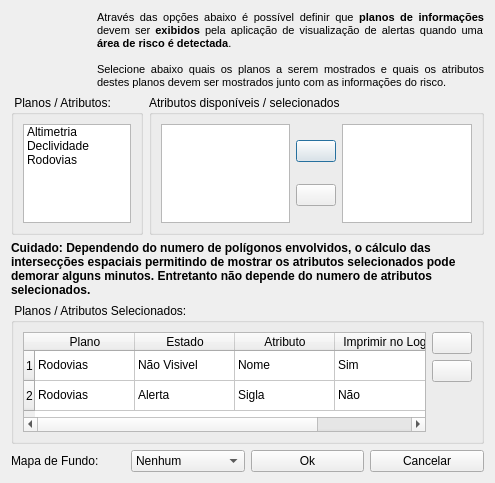
<?xml version="1.0" encoding="UTF-8"?>
<ui version="4.0">
 <class>CrossDialogForm</class>
 <widget class="QDialog" name="CrossDialogForm">
  <property name="geometry">
   <rect>
    <x>0</x>
    <y>0</y>
    <width>495</width>
    <height>483</height>
   </rect>
  </property>
  <property name="windowTitle">
   <string>Associação de planos</string>
  </property>
  <layout class="QVBoxLayout">
   <item>
    <layout class="QHBoxLayout">
     <item>
      <widget class="QLabel" name="label">
       <property name="maximumSize">
        <size>
         <width>80</width>
         <height>80</height>
        </size>
       </property>
       <property name="text">
        <string/>
       </property>
       <property name="pixmap">
        <pixmap resource="icons.qrc">:/data/icons/analicruzada.png</pixmap>
       </property>
       <property name="scaledContents">
        <bool>true</bool>
       </property>
      </widget>
     </item>
     <item>
      <widget class="QLabel" name="label_2">
       <property name="text">
        <string>&lt;html&gt;&lt;head&gt;&lt;meta name=&quot;qrichtext&quot; content=&quot;1&quot; /&gt;&lt;style type=&quot;text/css&quot;&gt;
p, li { white-space: pre-wrap; }
&lt;/style&gt;&lt;/head&gt;&lt;body style=&quot; font-family:'MS Shell Dlg 2'; font-size:8.25pt; font-weight:400; font-style:normal;&quot;&gt;
&lt;p style=&quot; margin-top:0px; margin-bottom:0px; margin-left:0px; margin-right:0px; -qt-block-indent:0; text-indent:0px; font-size:8pt;&quot;&gt;Através das opções abaixo é possível definir que &lt;span style=&quot; font-weight:600;&quot;&gt;planos de informações&lt;/span&gt; devem ser &lt;span style=&quot; font-weight:600;&quot;&gt;exibidos&lt;/span&gt; pela aplicação de visualização de alertas quando uma &lt;span style=&quot; font-weight:600;&quot;&gt;área de risco é detectada&lt;/span&gt;.  &lt;/p&gt;
&lt;p style=&quot;-qt-paragraph-type:empty; margin-top:0px; margin-bottom:0px; margin-left:0px; margin-right:0px; -qt-block-indent:0; text-indent:0px; font-size:8pt;&quot;&gt;&lt;/p&gt;
&lt;p style=&quot; margin-top:0px; margin-bottom:0px; margin-left:0px; margin-right:0px; -qt-block-indent:0; text-indent:0px; font-size:8pt;&quot;&gt;Selecione abaixo quais os planos a serem mostrados e quais os atributos destes planos devem ser mostrados junto com as informações do risco.&lt;/p&gt;&lt;/body&gt;&lt;/html&gt;</string>
       </property>
       <property name="alignment">
        <set>Qt::AlignJustify|Qt::AlignVCenter</set>
       </property>
       <property name="wordWrap">
        <bool>true</bool>
       </property>
      </widget>
     </item>
    </layout>
   </item>
   <item>
    <layout class="QHBoxLayout" name="horizontalLayout_2" stretch="0,0">
     <item>
      <widget class="QGroupBox" name="grpBoxAttribAvaible">
       <property name="title">
        <string> Planos / Atributos: </string>
       </property>
       <layout class="QHBoxLayout" name="horizontalLayout">
        <item>
         <widget class="QListWidget" name="lwAdditionalMaps">
          <item>
           <property name="text">
            <string>Altimetria</string>
           </property>
           <property name="icon">
            <iconset resource="icons.qrc">
             <normaloff>:/data/icons/aditional_grid.png</normaloff>:/data/icons/aditional_grid.png</iconset>
           </property>
          </item>
          <item>
           <property name="text">
            <string>Declividade</string>
           </property>
           <property name="icon">
            <iconset resource="icons.qrc">
             <normaloff>:/data/icons/aditional_grid.png</normaloff>:/data/icons/aditional_grid.png</iconset>
           </property>
          </item>
          <item>
           <property name="text">
            <string>Rodovias</string>
           </property>
           <property name="icon">
            <iconset resource="icons.qrc">
             <normaloff>:/data/icons/aditional_layer.png</normaloff>:/data/icons/aditional_layer.png</iconset>
           </property>
          </item>
         </widget>
        </item>
       </layout>
      </widget>
     </item>
     <item>
      <widget class="QGroupBox" name="groupBox">
       <property name="title">
        <string>Atributos disponíveis / selecionados</string>
       </property>
       <layout class="QHBoxLayout" name="horizontalLayout_3">
        <item>
         <widget class="QListWidget" name="lwAdditionalMapsAttributes"/>
        </item>
        <item>
         <layout class="QVBoxLayout" name="verticalLayout">
          <item>
           <widget class="QPushButton" name="selectBtn">
            <property name="text">
             <string/>
            </property>
            <property name="icon">
             <iconset resource="icons.qrc">
              <normaloff>:/global/icons/forward.png</normaloff>:/global/icons/forward.png</iconset>
            </property>
           </widget>
          </item>
          <item>
           <widget class="QPushButton" name="deselectBtn">
            <property name="text">
             <string/>
            </property>
            <property name="icon">
             <iconset resource="icons.qrc">
              <normaloff>:/global/icons/back.png</normaloff>:/global/icons/back.png</iconset>
            </property>
           </widget>
          </item>
         </layout>
        </item>
        <item>
         <widget class="QListWidget" name="lwAdditionalMapsAttributesSelected"/>
        </item>
       </layout>
      </widget>
     </item>
    </layout>
   </item>
   <item>
    <widget class="QLabel" name="warningLbl">
     <property name="font">
      <font>
       <weight>75</weight>
       <bold>true</bold>
      </font>
     </property>
     <property name="text">
      <string>Cuidado: Dependendo do numero de polígonos envolvidos, o cálculo das intersecções espaciais permitindo de mostrar os atributos selecionados pode demorar alguns minutos. Entretanto não depende do numero de atributos selecionados.</string>
     </property>
     <property name="wordWrap">
      <bool>true</bool>
     </property>
    </widget>
   </item>
   <item>
    <widget class="QGroupBox" name="groupBox_2">
     <property name="title">
      <string> Planos / Atributos Selecionados: </string>
     </property>
     <layout class="QGridLayout">
      <item row="0" column="0" rowspan="3">
       <widget class="QTableWidget" name="tblwCrossList">
        <property name="editTriggers">
         <set>QAbstractItemView::DoubleClicked</set>
        </property>
        <property name="tabKeyNavigation">
         <bool>true</bool>
        </property>
        <property name="selectionMode">
         <enum>QAbstractItemView::SingleSelection</enum>
        </property>
        <property name="selectionBehavior">
         <enum>QAbstractItemView::SelectRows</enum>
        </property>
        <property name="cornerButtonEnabled">
         <bool>true</bool>
        </property>
        <row/>
        <row/>
        <column>
         <property name="text">
          <string>Plano</string>
         </property>
        </column>
        <column>
         <property name="text">
          <string>Estado</string>
         </property>
        </column>
        <column>
         <property name="text">
          <string>Atributo</string>
         </property>
        </column>
        <column>
         <property name="text">
          <string>Imprimir no Log</string>
         </property>
        </column>
        <item row="0" column="0">
         <property name="text">
          <string>Rodovias</string>
         </property>
        </item>
        <item row="0" column="1">
         <property name="text">
          <string>Não Visivel</string>
         </property>
        </item>
        <item row="0" column="2">
         <property name="text">
          <string>Nome</string>
         </property>
        </item>
        <item row="0" column="3">
         <property name="text">
          <string>Sim</string>
         </property>
        </item>
        <item row="1" column="0">
         <property name="text">
          <string>Rodovias</string>
         </property>
        </item>
        <item row="1" column="1">
         <property name="text">
          <string>Alerta</string>
         </property>
        </item>
        <item row="1" column="2">
         <property name="text">
          <string>Sigla</string>
         </property>
        </item>
        <item row="1" column="3">
         <property name="text">
          <string>Não</string>
         </property>
        </item>
       </widget>
      </item>
      <item row="0" column="1">
       <widget class="QPushButton" name="crossAddBtn">
        <property name="toolTip">
         <string>&lt;html&gt;&lt;head&gt;&lt;meta name=&quot;qrichtext&quot; content=&quot;1&quot; /&gt;&lt;style type=&quot;text/css&quot;&gt;
p, li { white-space: pre-wrap; }
&lt;/style&gt;&lt;/head&gt;&lt;body style=&quot; font-family:'MS Shell Dlg 2'; font-size:8.25pt; font-weight:400; font-style:normal;&quot;&gt;
&lt;p style=&quot; margin-top:0px; margin-bottom:0px; margin-left:0px; margin-right:0px; -qt-block-indent:0; text-indent:0px; font-size:8pt;&quot;&gt;Adicionar plano e atributo selecionados acima&lt;/p&gt;&lt;/body&gt;&lt;/html&gt;</string>
        </property>
        <property name="text">
         <string/>
        </property>
        <property name="icon">
         <iconset resource="../../admin/ui/icons.qrc">
          <normaloff>:/global/icons/add.png</normaloff>:/global/icons/add.png</iconset>
        </property>
       </widget>
      </item>
      <item row="1" column="1">
       <widget class="QPushButton" name="crossDelBtn">
        <property name="toolTip">
         <string>&lt;html&gt;&lt;head&gt;&lt;meta name=&quot;qrichtext&quot; content=&quot;1&quot; /&gt;&lt;style type=&quot;text/css&quot;&gt;
p, li { white-space: pre-wrap; }
&lt;/style&gt;&lt;/head&gt;&lt;body style=&quot; font-family:'MS Shell Dlg 2'; font-size:8.25pt; font-weight:400; font-style:normal;&quot;&gt;
&lt;p style=&quot; margin-top:0px; margin-bottom:0px; margin-left:0px; margin-right:0px; -qt-block-indent:0; text-indent:0px; font-size:8pt;&quot;&gt;Remover plano e atributo selecionados&lt;/p&gt;&lt;/body&gt;&lt;/html&gt;</string>
        </property>
        <property name="text">
         <string/>
        </property>
        <property name="icon">
         <iconset resource="../../admin/ui/icons.qrc">
          <normaloff>:/global/icons/remove.png</normaloff>:/global/icons/remove.png</iconset>
        </property>
       </widget>
      </item>
      <item row="2" column="1">
       <spacer>
        <property name="orientation">
         <enum>Qt::Vertical</enum>
        </property>
        <property name="sizeHint" stdset="0">
         <size>
          <width>31</width>
          <height>31</height>
         </size>
        </property>
       </spacer>
      </item>
     </layout>
    </widget>
   </item>
   <item>
    <layout class="QHBoxLayout">
     <item>
      <widget class="QLabel" name="label_3">
       <property name="text">
        <string>Mapa de Fundo:</string>
       </property>
      </widget>
     </item>
     <item>
      <widget class="QComboBox" name="crossBackgroundCmbBox">
       <item>
        <property name="text">
         <string>Nenhum</string>
        </property>
       </item>
      </widget>
     </item>
     <item>
      <widget class="QPushButton" name="okBtn">
       <property name="toolTip">
        <string>&lt;html&gt;&lt;head&gt;&lt;meta name=&quot;qrichtext&quot; content=&quot;1&quot; /&gt;&lt;style type=&quot;text/css&quot;&gt;
p, li { white-space: pre-wrap; }
&lt;/style&gt;&lt;/head&gt;&lt;body style=&quot; font-family:'MS Shell Dlg 2'; font-size:8.25pt; font-weight:400; font-style:normal;&quot;&gt;
&lt;p style=&quot; margin-top:0px; margin-bottom:0px; margin-left:0px; margin-right:0px; -qt-block-indent:0; text-indent:0px;&quot;&gt;Salvar alterações&lt;/p&gt;&lt;/body&gt;&lt;/html&gt;</string>
       </property>
       <property name="text">
        <string>Ok</string>
       </property>
       <property name="icon">
        <iconset resource="../../admin/ui/icons.qrc">
         <normaloff>:/global/icons/ok.png</normaloff>:/global/icons/ok.png</iconset>
       </property>
      </widget>
     </item>
     <item>
      <widget class="QPushButton" name="cancelBtn">
       <property name="toolTip">
        <string>&lt;html&gt;&lt;head&gt;&lt;meta name=&quot;qrichtext&quot; content=&quot;1&quot; /&gt;&lt;style type=&quot;text/css&quot;&gt;
p, li { white-space: pre-wrap; }
&lt;/style&gt;&lt;/head&gt;&lt;body style=&quot; font-family:'MS Shell Dlg 2'; font-size:8.25pt; font-weight:400; font-style:normal;&quot;&gt;
&lt;p style=&quot; margin-top:0px; margin-bottom:0px; margin-left:0px; margin-right:0px; -qt-block-indent:0; text-indent:0px; font-size:8pt;&quot;&gt;Cancelar alterações&lt;/p&gt;&lt;/body&gt;&lt;/html&gt;</string>
       </property>
       <property name="text">
        <string>Cancelar</string>
       </property>
       <property name="icon">
        <iconset resource="../../admin/ui/icons.qrc">
         <normaloff>:/global/icons/cancel.png</normaloff>:/global/icons/cancel.png</iconset>
       </property>
      </widget>
     </item>
    </layout>
   </item>
  </layout>
 </widget>
 <resources>
  <include location="../../admin/ui/icons.qrc"/>
  <include location="icons.qrc"/>
 </resources>
 <connections/>
</ui>
